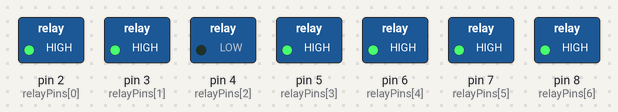
A sketch run on a simulated Arduino Uno, built with avr-gcc and run on an emulated ATmega328P. Parts: switched loads named in the sketch (green lamp = pin HIGH).

Above: at 0.6 s.
At 3.2 s:
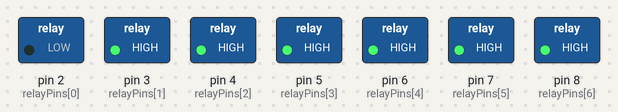
At 4.85 s:
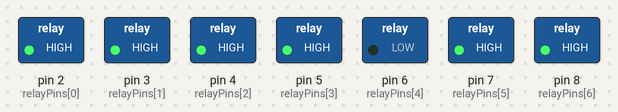
At 5.75 s:
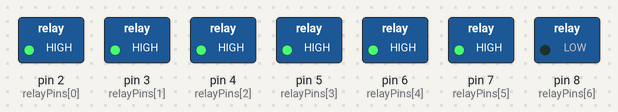
At 7.7 s:
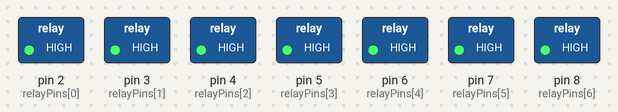
At 10.4 s:
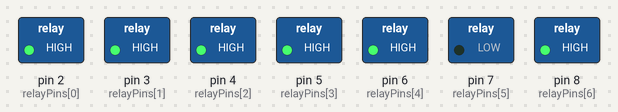
Timing chart, 0 to 11.7 s (numbered marks = the images above):
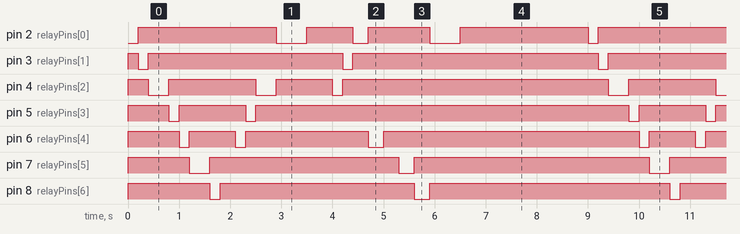

Measured:
- by itself, pin 2 (relayPins[0]): repeats every 9.0 s: LOW 0.60 s, HIGH 0.90 s, LOW 0.30 s, HIGH 1.2 s, LOW 0.60 s, HIGH 2.5 s, LOW 0.20 s, HIGH 2.7 s
- by itself, pin 3 (relayPins[1]): repeats every 9.0 s: HIGH 3.8 s, LOW 0.20 s, HIGH 4.8 s, LOW 0.20 s
- by itself, pin 4 (relayPins[2]): repeats every 9.0 s: HIGH 1.7 s, LOW 0.40 s, HIGH 1.1 s, LOW 0.20 s, HIGH 5.2 s, LOW 0.40 s
- by itself, pin 5 (relayPins[3]): repeats every 9.0 s: HIGH 1.3 s, LOW 0.20 s, HIGH 7.3 s, LOW 0.20 s
- by itself, pin 6 (relayPins[4]): repeats every 9.0 s: HIGH 0.90 s, LOW 0.20 s, HIGH 2.4 s, LOW 0.30 s, HIGH 5.0 s, LOW 0.20 s
- by itself, pin 7 (relayPins[5]): repeats every 9.0 s: HIGH 3.7 s, LOW 0.30 s, HIGH 4.6 s, LOW 0.40 s
- by itself, pin 8 (relayPins[6]): repeats every 9.0 s: HIGH 3.8 s, LOW 0.30 s, HIGH 4.7 s, LOW 0.20 s

The sketch:

sketch_dec4a.ino
```cpp
// Pin definitions for relays (7 horns connected to these pins)
const int relayPins[] = {2, 3, 4, 5, 6, 7, 8}; // Digital pins for 7 relays

// Melody sequence: {Relay Index, Duration in milliseconds}
const int melody[][2] = {
  {0, 200}, // Horn 1 (short note)
  {1, 200}, // Horn 2 (short note)
  {2, 400}, // Horn 3 (longer note)
  {3, 200}, // Horn 4 (short note)
  {4, 200}, // Horn 5 (short note)
  {5, 400}, // Horn 6 (longer note)
  {6, 200}, // Horn 7 (short note)
  {-1, 300}, // Pause (no relay active)
  {4, 200}, // Horn 5
  {3, 200}, // Horn 4
  {2, 400}, // Horn 3
  {0, 600}, // Horn 1 (emphasized note)
  {-1, 500}, // Pause
  {2, 200}, // Horn 3
  {1, 200}, // Horn 2
  {0, 300}, // Horn 1
  {4, 300}, // Horn 5
  {-1, 300}, // Pause
  {5, 300}, // Horn 6
  {6, 300}, // Horn 7
  {0, 600}, // Horn 1 (final note)
  {-1, 500}, // Pause before repeating
};

// Number of notes in the melody
const int melodyLength = sizeof(melody) / sizeof(melody[0]);

void setup() {
  // Initialize relay pins as OUTPUT and set them to OFF
  for (int i = 0; i < 7; i++) {
    pinMode(relayPins[i], OUTPUT);
    digitalWrite(relayPins[i], HIGH); // Relays OFF initially (assuming active LOW)
  }
}

void loop() {
  // Play the melody
  for (int i = 0; i < melodyLength; i++) {
    int relayIndex = melody[i][0];
    int duration = melody[i][1];

    if (relayIndex != -1) {
      // Activate the relay
      digitalWrite(relayPins[relayIndex], LOW); // Relay ON (assuming active LOW)
    }

    delay(duration); // Wait for the note duration

    if (relayIndex != -1) {
      // Deactivate the relay
      digitalWrite(relayPins[relayIndex], HIGH); // Relay OFF
    }
  }

  // Pause before repeating the melody
  delay(2000); // 2-second pause between melody repetitions
}
```
